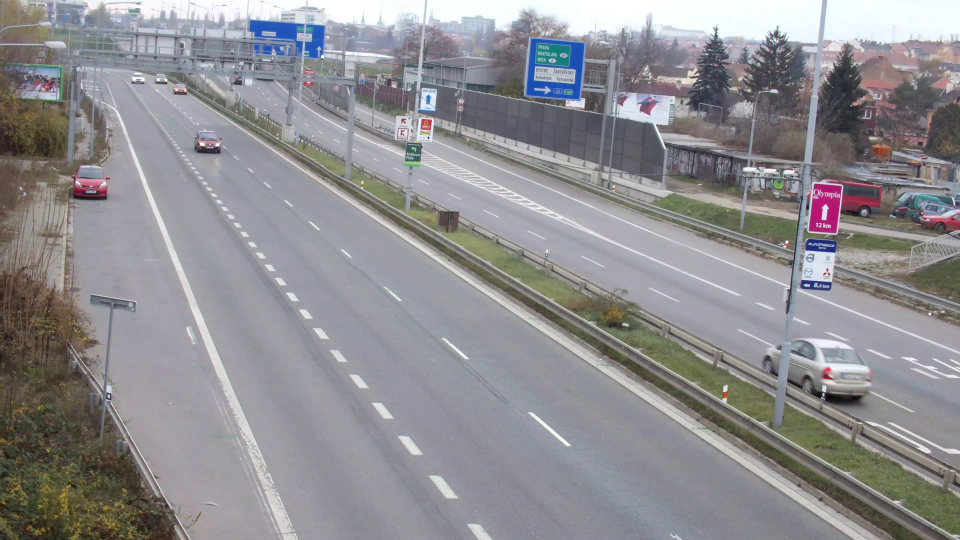
#> input picture cross line/screen.png, 1920 x 1080 px (shown at 1/2 size)
$ python -i cross_red_line.py   (imports and definitions only)
#> lines starting #> are read from the running program, lines starting #| are printed output that depends on the picture; after the words box and inside, x2 and y2 are one past the last pixel; in counts of white or black regions, pixels touching at a corner belong together
#> further down, picture is the input picture: shape (1080, 1920, 3); mean B, G, R 144.9, 141.7, 142.9
import cv2
import numpy as np
import itertools

# [46 lines left out: functions getMask, getBbox, getProbability2Shape, distanceFromPoint2Line, cosineVectorPhase, checkFromTop, not called in this run]

def detect_red(img, Threshold=0.01):

    # width, height
#> called with Threshold = 0.01
    desired_dim = (30, 90)
    img = cv2.resize(img, desired_dim, interpolation=cv2.INTER_LINEAR)
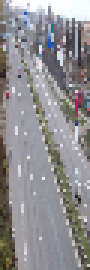
#> img: shape (90, 30, 3) (shown 3 times larger); mean of channels 0, 1, 2 145.4, 142.4, 144; drawn as B, G, R
    img_hsv= cv2.cvtColor(img, cv2.COLOR_BGR2HSV)
#> img_hsv: shape (90, 30, 3); mean H, S, V 95.1, 27.9, 151.3

    # lower mask (0-10)
    lower_red = (0,50,50)
    upper_red = (10,255,255)
    mask0 = cv2.inRange(img_hsv, lower_red, upper_red)
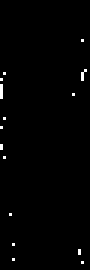
#> mask0: shape (90, 30) (shown 3 times larger); 0.89% white in thin lines or dots, all inside (x1, y1, x2, y2) = (0, 13, 29, 88)

    # upper mask (170-180)
    lower_red = (170,50,50)
    upper_red = (180,255,255)
    mask1 = cv2.inRange(img_hsv, lower_red, upper_red)
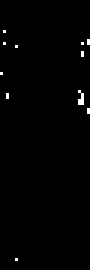
#> mask1: shape (90, 30) (shown 3 times larger); 0.78% white in thin lines or dots, all inside (x1, y1, x2, y2) = (0, 10, 30, 87)

    # red pixels' mask
    mask = mask0+mask1
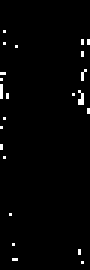
#> mask: shape (90, 30) (shown 3 times larger); 1.7% white in thin lines or dots, all inside (x1, y1, x2, y2) = (0, 10, 30, 88)

    # Compare the percentage of red values
    rate = np.count_nonzero(mask) / (desired_dim[0] * desired_dim[1])
#> rate = 0.0167

    if rate > Threshold:
        return True
    else:
        return False

>>> import cv2
>>> picture = cv2.imread('screen.png')
>>> result = detect_red(picture)
#> result = True
